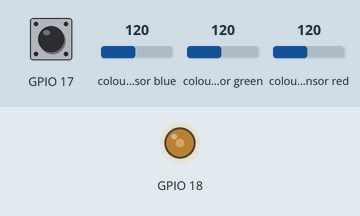
Recording of a program running on a simulated Raspberry Pi (BCM pin numbers). On the bench: output pins drawn as LEDs (lit = HIGH). Inputs (shaded band) come from the test bench; at power-on: colour sensor blue 120, colour sensor green 120, colour sensor red 120, GPIO 17 HIGH. Library files of the repository ran but are not shown: TCS34725.py; what the program prints to the terminal is not drawn.

Above: at 3.2 s.
3.3 s: colour sensor blue set to 5
5.1 s: colour sensor green set to 5
7.0 s: colour sensor red set to 5
Timing chart, 0 to 10.0 s (numbered marks = the images above; inputs shaded):
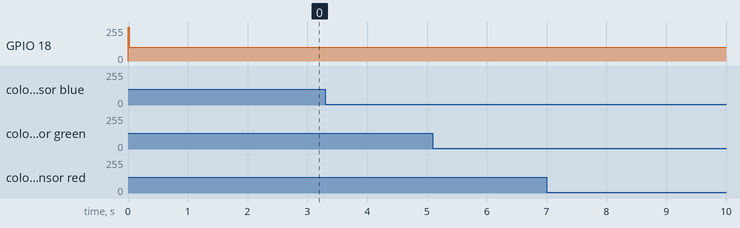

Measured:
- after the input at 3.3 s, every drawn part: stays the same
- after the input at 5.1 s, every drawn part: stays the same
- after the input at 7.0 s, every drawn part: stays the same

The program:

main.py
```python
#!/usr/bin/python
import time
import RPi.GPIO as GPIO
from TCS34725 import TCS34725


try:
    Light=TCS34725(0X29, debug=False)
    if(Light.TCS34725_init() == 1):
        print("TCS34725 initialization error!!")
    else:
        print("TCS34725 initialization success!!")
    time.sleep(2)
    while True:

        Light.Get_RGBData()
        Light.GetRGB888()
        Light.GetRGB565()
        print("R: %d "%Light.RGB888_R),
        print("G: %d "%Light.RGB888_G),
        print("B: %d "%Light.RGB888_B),
        print("C: %#x "%Light.C),
        print("RGB565: %#x "%Light.RG565),
        print("RGB888: %#x "%Light.RGB888),
        print("LUX: %d "%Light.Get_Lux()),
        print("CT: %dK "%Light.Get_ColorTemp()),
        print("INT: %d "%Light.GetLux_Interrupt(0xff00, 0x00ff));

except:
    GPIO.cleanup()
    print "\nProgram end"
    exit()
```
